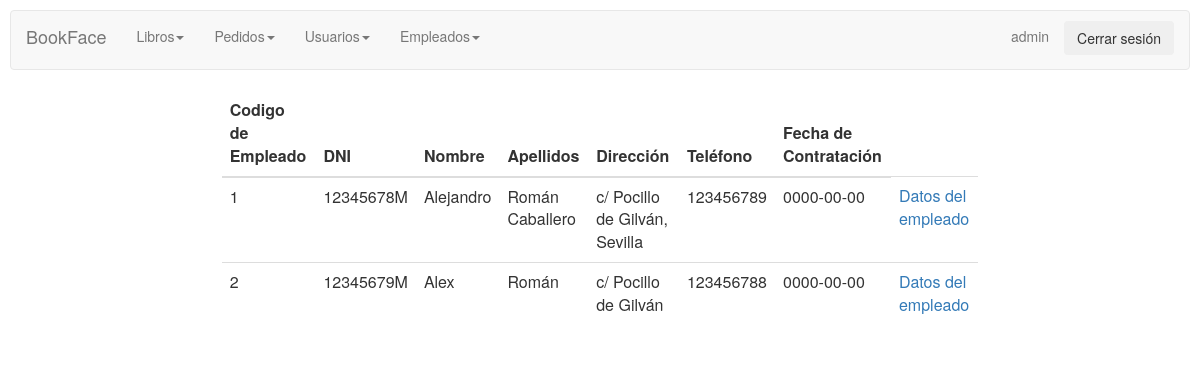
Before: /empleadosadmin/mostrarempleados.php (signed in) with the older database file.
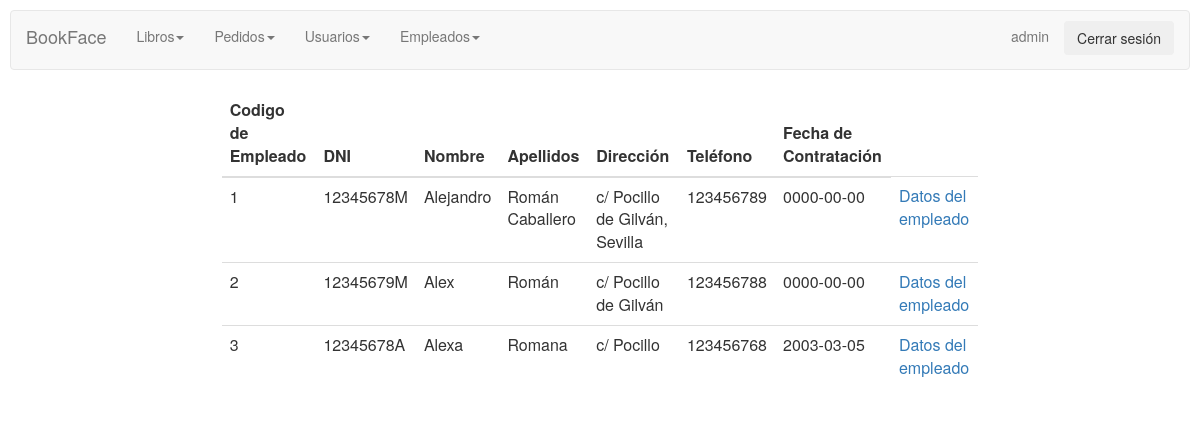
After: the same page with the newer database file.
### tables this page shows
CREATE TABLE `empleados` (
  `codempleado` int(11) NOT NULL AUTO_INCREMENT,
  `dni` char(9) NOT NULL,
  `nombre` varchar(45) NOT NULL,
  `apellidos` varchar(45) NOT NULL,
  `direccion` varchar(255) DEFAULT NULL,
  `telefono` char(9) DEFAULT NULL,
  `fechacontratacion` date DEFAULT NULL,
  PRIMARY KEY (`codempleado`)
);

### empleadosadmin/mostrarempleados.php (the view, shortened to what this page needs)
<html>
<head>
    <link rel="stylesheet" href="../CSS/styles.css">
    <link rel="stylesheet" href="../CSS/menuadmin.css">
</head>
<body>
<?php session_start();
if (isset($_SESSION["user"]) && $_SESSION["user"]=="admin") {
?>
<div class="row">
        <div>
        <?php include_once "../controladmin/menuadmin.php"?>
        </div>
    </div>
    <div class="row">
    <div class="col-md-2"></div>
    <div class="col-md-8">
<?php
$connection = new mysqli("localhost", "root", "123456", "proyecto");
$connection->set_charset("utf8");
if ($result = $connection->query("select * from empleados;")) {
    echo " <table class='table custab' style='background-color: white; border-radius:10px;'>";
    ?>
    <thead>
      <tr>
        <th>Codigo de Empleado</th>
        <th>DNI</th>
        <th>Nombre</th>
        <th>Apellidos</th>
        <th>Dirección</th>
        <th>Teléfono</th>
        <th>Fecha de Contratación</th>
       </tr>
    </thead>
<?php
    while($obj = $result->fetch_object()) {
        echo "<tr>";
        echo "<td>".$obj->codempleado."</td>";
        echo "<td>".$obj->dni."</td>";
        echo "<td>".$obj->nombre."</td>";
        echo "<td>".$obj->apellidos."</td>";
        echo "<td>".$obj->direccion."</td>";
        echo "<td>".$obj->telefono."</td>";
        echo "<td>".$obj->fechacontratacion."</td>";
        echo "<td><a href='empleado.php?cod=$obj->codempleado'>Datos del empleado</a></td>";
        echo "</tr>";
    }
}
} else {
    session_destroy();
    header("Location: ../login.php");
  }
?>
</div>
    <div class="col-md-2"></div>
    </div>
</body>
</html>

### controladmin/menuadmin.php (shortened to what this page needs)
<link href="//maxcdn.bootstrapcdn.com/bootstrap/3.3.1/css/bootstrap.min.css" rel="stylesheet" id="bootstrap-css">
<nav class="navbar navbar-default">
  <div class="container-fluid">
    <div class="navbar-header">
      <a class="navbar-brand" href="principal.php">BookFace</a>
    </div>
    <div class="collapse navbar-collapse" id="bs-example-navbar-collapse-1">
      <ul class="nav navbar-nav">
      <li class="dropdown">
      <a class="nav-link dropdown-toggle" href="#" id="navdrop" role="button" data-toggle="dropdown" data-hover="dropdown">Libros<span class="caret"></span></a>
        </li>
        <li class="dropdown">
        <a class="nav-link dropdown-toggle" href="#" id="navdrop" role="button" data-toggle="dropdown" data-hover="dropdown">Pedidos<span class="caret"></span></a>
        </li>
        <li class="dropdown">
      <a class="nav-link dropdown-toggle" href="#" id="navdrop" role="button" data-toggle="dropdown" data-hover="dropdown">Usuarios<span class="caret"></span></a>
        </li>
        <li class="dropdown">
      <a class="nav-link dropdown-toggle" href="#" id="navdrop" role="button" data-toggle="dropdown" data-hover="dropdown">Empleados<span class="caret"></span></a>
        </li>
      </ul>
      <ul class="nav navbar-nav navbar-right">
        <li><a href="../controladmin/perfiladmin.php"><?php echo $_SESSION["user"] ?></a></li>
        <li id="boton"><?php
        if (!isset($_POST["cerrar"])) : ?>
        <form method="post">
            <p><input class="btn" type="submit" name="cerrar" value="Cerrar sesión"></p>
        </form>
      <?php endif?></li>
      </ul>
    </div>
  </div>
</nav>

### CSS/styles.css (style rules this page uses)
body { background-image:url("http://culto.latercera.com/wp-content/uploads/2017/04/Libros-1-900x600.jpg"); background-position:center; background-size: 100%; background-repeat: no-repeat; padding:10px; }

### CSS/menuadmin.css (style rules this page uses)
body,html { height: 100%; }
@media (min-width: 765px) { nav.sidebar.navbar.sidebar>.container .navbar-brand, .navbar>.container-fluid .navbar-brand { margin-left: 0px; } }
.row { padding: 0px 15px; }
#boton { padding-top: 10px; }

Changed rows visible on the page:
added empleados: codempleado "3", dni "12345678A", nombre "Alexa", apellidos "Romana", direccion "c/ Pocillo", telefono "123456768", fechacontratacion "2003-03-05"
